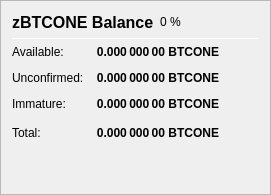
                   <widget class="QFrame" name="frame_ZerocoinBalances">
                    <property name="frameShape">
                     <enum>QFrame::StyledPanel</enum>
                    </property>
                    <property name="frameShadow">
                     <enum>QFrame::Raised</enum>
                    </property>
                    <layout class="QVBoxLayout" name="verticalLayout_7">
                     <item>
                      <layout class="QHBoxLayout" name="horizontalLayout_8" stretch="0,0,0">
                       <item>
                        <widget class="QLabel" name="label_5z_3">
                         <property name="minimumSize">
                          <size>
                           <width>0</width>
                           <height>20</height>
                          </size>
                         </property>
                         <property name="font">
                          <font>
                           <pointsize>12</pointsize>
                           <weight>75</weight>
                           <bold>true</bold>
                          </font>
                         </property>
                         <property name="text">
                          <string>zBTCONE Balance</string>
                         </property>
                        </widget>
                       </item>
                       <item>
                        <widget class="QLabel" name="labelzBTCONEPercent">
                         <property name="text">
                          <string notr="true">0 %</string>
                         </property>
                        </widget>
                       </item>
                       <item>
                        <spacer name="horizontalSpacer_11">
                         <property name="orientation">
                          <enum>Qt::Horizontal</enum>
                         </property>
                         <property name="sizeHint" stdset="0">
                          <size>
                           <width>40</width>
                           <height>20</height>
                          </size>
                         </property>
                        </spacer>
                       </item>
                      </layout>
                     </item>
                     <item>
                      <widget class="Line" name="line_ZerocoinBalance">
                       <property name="minimumSize">
                        <size>
                         <width>0</width>
                         <height>1</height>
                        </size>
                       </property>
                       <property name="maximumSize">
                        <size>
                         <width>16777215</width>
                         <height>1</height>
                        </size>
                       </property>
                       <property name="orientation">
                        <enum>Qt::Horizontal</enum>
                       </property>
                      </widget>
                     </item>
                     <item>
                      <layout class="QGridLayout" name="gridLayout_5">
                       <property name="spacing">
                        <number>12</number>
                       </property>
                       <item row="1" column="0">
                        <widget class="QLabel" name="labelzBalanceMatureText">
                         <property name="toolTip">
                          <string>Mature: more than 20 confirmation and more than 1 mint of the same denomination after it was minted.
These zBTCONE are spendable.</string>
                         </property>
                         <property name="text">
                          <string>Available:</string>
                         </property>
                        </widget>
                       </item>
                       <item row="1" column="1">
                        <widget class="QLabel" name="labelzBalanceMature">
                         <property name="font">
                          <font>
                           <weight>75</weight>
                           <bold>true</bold>
                          </font>
                         </property>
                         <property name="toolTip">
                          <string>Mature: more than 20 confirmation and more than 1 mint of the same denomination after it was minted.
These zBTCONE are spendable.</string>
                         </property>
                         <property name="text">
                          <string notr="true">0.000 000 00 BTCONE</string>
                         </property>
                         <property name="alignment">
                          <set>Qt::AlignRight|Qt::AlignTrailing|Qt::AlignVCenter</set>
                         </property>
                        </widget>
                       </item>
                       <item row="2" column="0">
                        <widget class="QLabel" name="labelzBalanceUnconfirmedText">
                         <property name="toolTip">
                          <string>Unconfirmed: less than 20 confirmations
Immature: confirmed, but less than 1 mint of the same denomination after it was minted</string>
                         </property>
                         <property name="text">
                          <string>Unconfirmed:</string>
                         </property>
                        </widget>
                       </item>
                       <item row="2" column="1">
                        <widget class="QLabel" name="labelzBalanceUnconfirmed">
                         <property name="font">
                          <font>
                           <weight>75</weight>
                           <bold>true</bold>
                          </font>
                         </property>
                         <property name="toolTip">
                          <string>Unconfirmed: less than 20 confirmations
Immature: confirmed, but less than 1 mint of the same denomination after it was minted</string>
                         </property>
                         <property name="text">
                          <string notr="true">0.000 000 00 BTCONE</string>
                         </property>
                         <property name="alignment">
                          <set>Qt::AlignRight|Qt::AlignTrailing|Qt::AlignVCenter</set>
                         </property>
                        </widget>
                       </item>
                       <item row="3" column="0">
                        <widget class="QLabel" name="labelzBalanceImmatureText">
                         <property name="toolTip">
                          <string>Unconfirmed: less than 20 confirmations
Immature: confirmed, but less than 1 mint of the same denomination after it was minted</string>
                         </property>
                         <property name="text">
                          <string>Immature:</string>
                         </property>
                        </widget>
                       </item>
                       <item row="3" column="1">
                        <widget class="QLabel" name="labelzBalanceImmature">
                         <property name="font">
                          <font>
                           <weight>75</weight>
                           <bold>true</bold>
                          </font>
                         </property>
                         <property name="toolTip">
                          <string>Unconfirmed: less than 20 confirmations
Immature: confirmed, but less than 1 mint of the same denomination after it was minted</string>
                         </property>
                         <property name="text">
                          <string notr="true">0.000 000 00 BTCONE</string>
                         </property>
                         <property name="alignment">
                          <set>Qt::AlignRight|Qt::AlignTrailing|Qt::AlignVCenter</set>
                         </property>
                        </widget>
                       </item>
                       <item row="4" column="0">
                        <widget class="QLabel" name="labelzBalanceText">
                         <property name="toolTip">
                          <string>Your current zBTCONE balance, unconfirmed and immature zBTCONE included.</string>
                         </property>
                         <property name="text">
                          <string>Total:</string>
                         </property>
                        </widget>
                       </item>
                       <item row="4" column="1">
                        <widget class="QLabel" name="labelzBalance">
                         <property name="font">
                          <font>
                           <weight>75</weight>
                           <bold>true</bold>
                          </font>
                         </property>
                         <property name="cursor">
                          <cursorShape>IBeamCursor</cursorShape>
                         </property>
                         <property name="toolTip">
                          <string>Your current zBTCONE balance, unconfirmed and immature zBTCONE included.</string>
                         </property>
                         <property name="text">
                          <string notr="true">0.000 000 00 BTCONE</string>
                         </property>
                         <property name="alignment">
                          <set>Qt::AlignRight|Qt::AlignTrailing|Qt::AlignVCenter</set>
                         </property>
                         <property name="textInteractionFlags">
                          <set>Qt::LinksAccessibleByMouse|Qt::TextSelectableByKeyboard|Qt::TextSelectableByMouse</set>
                         </property>
                        </widget>
                       </item>
                       <item row="4" column="2">
                        <spacer name="horizontalSpacer_4">
                         <property name="orientation">
                          <enum>Qt::Horizontal</enum>
                         </property>
                         <property name="sizeHint" stdset="0">
                          <size>
                           <width>40</width>
                           <height>20</height>
                          </size>
                         </property>
                        </spacer>
                       </item>
                      </layout>
                     </item>
                     <item>
                      <spacer name="verticalSpacer_4">
                       <property name="orientation">
                        <enum>Qt::Vertical</enum>
                       </property>
                       <property name="sizeHint" stdset="0">
                        <size>
                         <width>20</width>
                         <height>40</height>
                        </size>
                       </property>
                      </spacer>
                     </item>
                    </layout>
                   </widget>
